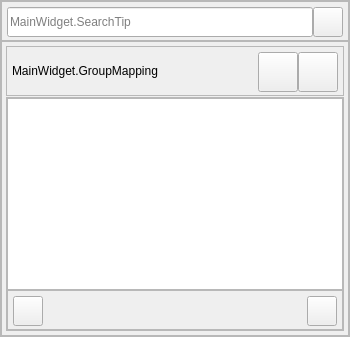
       <widget class="QFrame" name="frameMainBodyRight">
        <property name="minimumSize">
         <size>
          <width>350</width>
          <height>0</height>
         </size>
        </property>
        <property name="maximumSize">
         <size>
          <width>350</width>
          <height>16777215</height>
         </size>
        </property>
        <property name="frameShape">
         <enum>QFrame::StyledPanel</enum>
        </property>
        <property name="frameShadow">
         <enum>QFrame::Raised</enum>
        </property>
        <layout class="QVBoxLayout" name="verticalLayout_16">
         <property name="spacing">
          <number>0</number>
         </property>
         <property name="leftMargin">
          <number>0</number>
         </property>
         <property name="topMargin">
          <number>0</number>
         </property>
         <property name="rightMargin">
          <number>0</number>
         </property>
         <property name="bottomMargin">
          <number>0</number>
         </property>
         <item>
          <widget class="QFrame" name="frameSearch">
           <property name="minimumSize">
            <size>
             <width>0</width>
             <height>40</height>
            </size>
           </property>
           <property name="maximumSize">
            <size>
             <width>16777215</width>
             <height>40</height>
            </size>
           </property>
           <property name="frameShape">
            <enum>QFrame::StyledPanel</enum>
           </property>
           <property name="frameShadow">
            <enum>QFrame::Raised</enum>
           </property>
           <layout class="QHBoxLayout" name="horizontalLayout_21">
            <property name="spacing">
             <number>0</number>
            </property>
            <property name="leftMargin">
             <number>5</number>
            </property>
            <property name="topMargin">
             <number>5</number>
            </property>
            <property name="rightMargin">
             <number>5</number>
            </property>
            <property name="bottomMargin">
             <number>5</number>
            </property>
            <item>
             <widget class="QLineEdit" name="lineSearch">
              <property name="minimumSize">
               <size>
                <width>0</width>
                <height>30</height>
               </size>
              </property>
              <property name="maximumSize">
               <size>
                <width>16777215</width>
                <height>30</height>
               </size>
              </property>
              <property name="placeholderText">
               <string>MainWidget.SearchTip</string>
              </property>
             </widget>
            </item>
            <item>
             <widget class="QPushButton" name="buttonSearch">
              <property name="minimumSize">
               <size>
                <width>30</width>
                <height>30</height>
               </size>
              </property>
              <property name="maximumSize">
               <size>
                <width>30</width>
                <height>30</height>
               </size>
              </property>
              <property name="text">
               <string/>
              </property>
             </widget>
            </item>
           </layout>
          </widget>
         </item>
         <item>
          <widget class="QFrame" name="frameGroupsMapping">
           <property name="frameShape">
            <enum>QFrame::StyledPanel</enum>
           </property>
           <property name="frameShadow">
            <enum>QFrame::Raised</enum>
           </property>
           <property name="lineWidth">
            <number>1</number>
           </property>
           <layout class="QVBoxLayout" name="verticalLayout_17">
            <property name="spacing">
             <number>1</number>
            </property>
            <property name="leftMargin">
             <number>4</number>
            </property>
            <property name="topMargin">
             <number>4</number>
            </property>
            <property name="rightMargin">
             <number>4</number>
            </property>
            <property name="bottomMargin">
             <number>4</number>
            </property>
            <item>
             <widget class="QFrame" name="frameGroupsMappingHead">
              <property name="minimumSize">
               <size>
                <width>0</width>
                <height>50</height>
               </size>
              </property>
              <property name="maximumSize">
               <size>
                <width>16777215</width>
                <height>50</height>
               </size>
              </property>
              <property name="frameShape">
               <enum>QFrame::StyledPanel</enum>
              </property>
              <property name="frameShadow">
               <enum>QFrame::Raised</enum>
              </property>
              <layout class="QHBoxLayout" name="horizontalLayout_22">
               <property name="spacing">
                <number>0</number>
               </property>
               <property name="leftMargin">
                <number>5</number>
               </property>
               <property name="topMargin">
                <number>5</number>
               </property>
               <property name="rightMargin">
                <number>5</number>
               </property>
               <property name="bottomMargin">
                <number>5</number>
               </property>
               <item>
                <widget class="QLabel" name="labelGroupsMappingTitle">
                 <property name="text">
                  <string>MainWidget.GroupMapping</string>
                 </property>
                </widget>
               </item>
               <item>
                <spacer name="horizontalSpacer_9">
                 <property name="orientation">
                  <enum>Qt::Horizontal</enum>
                 </property>
                 <property name="sizeHint" stdset="0">
                  <size>
                   <width>167</width>
                   <height>20</height>
                  </size>
                 </property>
                </spacer>
               </item>
               <item>
                <widget class="QPushButton" name="buttonGroupsMappingApp">
                 <property name="minimumSize">
                  <size>
                   <width>40</width>
                   <height>40</height>
                  </size>
                 </property>
                 <property name="maximumSize">
                  <size>
                   <width>40</width>
                   <height>40</height>
                  </size>
                 </property>
                 <property name="text">
                  <string/>
                 </property>
                </widget>
               </item>
               <item>
                <widget class="QPushButton" name="buttonGroupsMappingSetup">
                 <property name="minimumSize">
                  <size>
                   <width>40</width>
                   <height>40</height>
                  </size>
                 </property>
                 <property name="maximumSize">
                  <size>
                   <width>40</width>
                   <height>40</height>
                  </size>
                 </property>
                 <property name="text">
                  <string/>
                 </property>
                </widget>
               </item>
              </layout>
             </widget>
            </item>
            <item>
             <widget class="QFrame" name="frameGroupsMappingBody">
              <property name="frameShape">
               <enum>QFrame::StyledPanel</enum>
              </property>
              <property name="frameShadow">
               <enum>QFrame::Raised</enum>
              </property>
              <layout class="QVBoxLayout" name="verticalLayout_6">
               <property name="spacing">
                <number>0</number>
               </property>
               <property name="leftMargin">
                <number>0</number>
               </property>
               <property name="topMargin">
                <number>0</number>
               </property>
               <property name="rightMargin">
                <number>0</number>
               </property>
               <property name="bottomMargin">
                <number>0</number>
               </property>
               <item>
                <widget class="QListView" name="listNodeGroups">
                 <property name="contextMenuPolicy">
                  <enum>Qt::CustomContextMenu</enum>
                 </property>
                 <property name="lineWidth">
                  <number>1</number>
                 </property>
                </widget>
               </item>
               <item>
                <widget class="QFrame" name="frameGroupMappingBottom">
                 <property name="minimumSize">
                  <size>
                   <width>0</width>
                   <height>40</height>
                  </size>
                 </property>
                 <property name="maximumSize">
                  <size>
                   <width>16777215</width>
                   <height>40</height>
                  </size>
                 </property>
                 <property name="frameShape">
                  <enum>QFrame::StyledPanel</enum>
                 </property>
                 <property name="frameShadow">
                  <enum>QFrame::Raised</enum>
                 </property>
                 <layout class="QHBoxLayout" name="horizontalLayout_23">
                  <property name="spacing">
                   <number>0</number>
                  </property>
                  <property name="leftMargin">
                   <number>5</number>
                  </property>
                  <property name="topMargin">
                   <number>5</number>
                  </property>
                  <property name="rightMargin">
                   <number>5</number>
                  </property>
                  <property name="bottomMargin">
                   <number>5</number>
                  </property>
                  <item>
                   <widget class="QPushButton" name="buttonGroupMappingAdd">
                    <property name="minimumSize">
                     <size>
                      <width>30</width>
                      <height>30</height>
                     </size>
                    </property>
                    <property name="maximumSize">
                     <size>
                      <width>30</width>
                      <height>30</height>
                     </size>
                    </property>
                    <property name="text">
                     <string/>
                    </property>
                   </widget>
                  </item>
                  <item>
                   <spacer name="horizontalSpacer_10">
                    <property name="orientation">
                     <enum>Qt::Horizontal</enum>
                    </property>
                    <property name="sizeHint" stdset="0">
                     <size>
                      <width>269</width>
                      <height>20</height>
                     </size>
                    </property>
                   </spacer>
                  </item>
                  <item>
                   <widget class="QPushButton" name="buttonGroupMappingDelete">
                    <property name="minimumSize">
                     <size>
                      <width>30</width>
                      <height>30</height>
                     </size>
                    </property>
                    <property name="maximumSize">
                     <size>
                      <width>30</width>
                      <height>30</height>
                     </size>
                    </property>
                    <property name="text">
                     <string/>
                    </property>
                   </widget>
                  </item>
                 </layout>
                </widget>
               </item>
              </layout>
             </widget>
            </item>
           </layout>
          </widget>
         </item>
        </layout>
       </widget>
